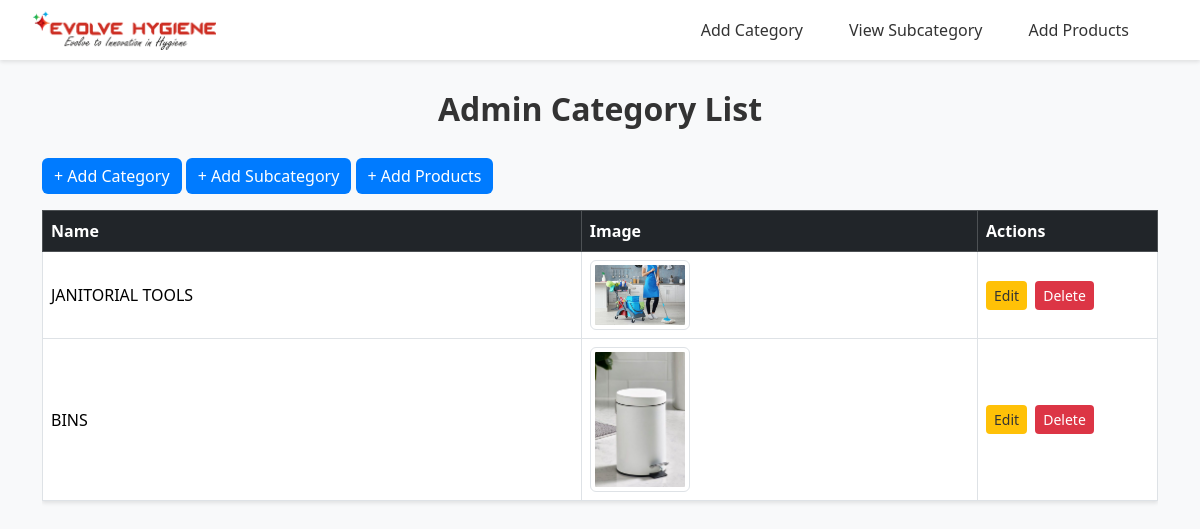
Page /categories/ on the earlier database version.
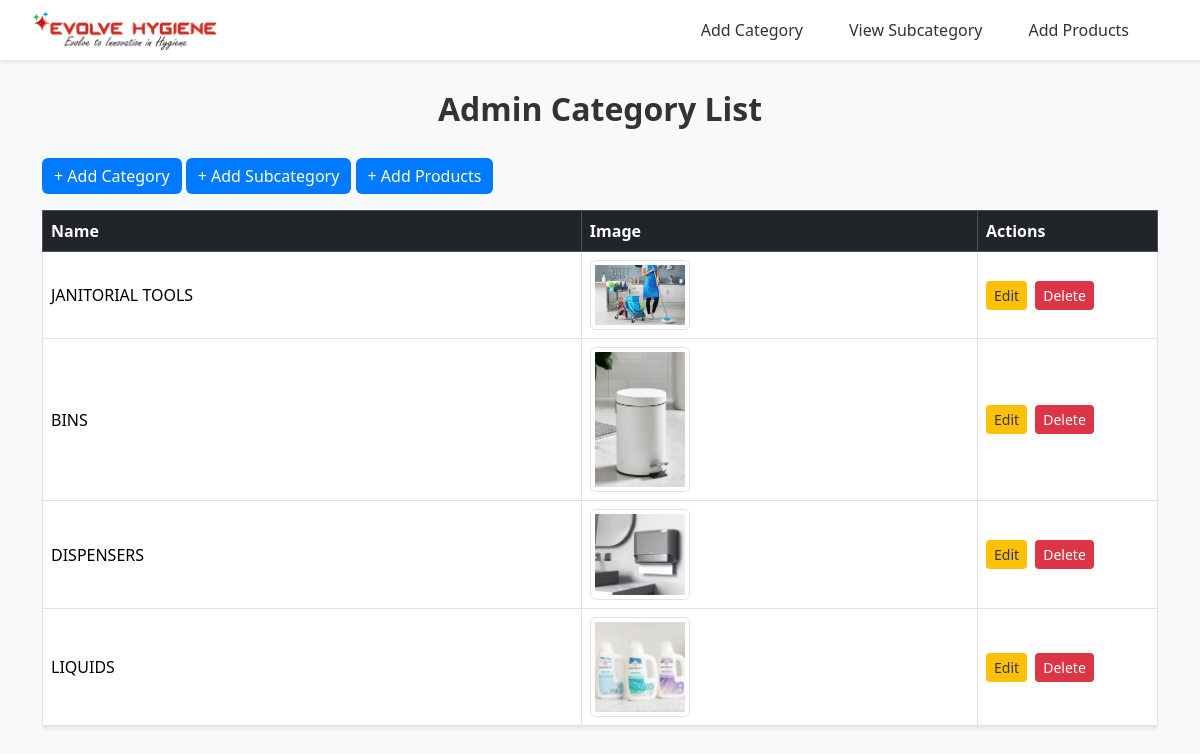
Same page on the later database version.
### evolve/models.py (models this page shows, shortened)
class Category(models.Model):
    name = models.CharField(max_length=100)
    image = models.ImageField(upload_to='category_images/', blank=True, null=True)

### evolve/views.py (the view)
# urls.py: path('categories/', views.category_list, name='category_list'),
def category_list(request):
    categories = Category.objects.all()
    return render(request, 'admin/category_list.html', {'categories': categories})

### evolve/context_processors.py (called while the page is built)
def cart_count(request):
    cart = request.session.get('cart', {})
    cart_count = sum(cart.values())  # Sum of quantities
    return {'cart_count': cart_count}

### templates/admin/category_list.html (shortened to what this page needs)
{% load static %}
<!DOCTYPE html>
<html lang="en">
<head>
    <link href="https://cdn.jsdelivr.net/npm/bootstrap@5.3.3/dist/css/bootstrap.min.css" rel="stylesheet">
    <link rel="stylesheet" href="{% static 'css/admin/category_list.css' %}">
</head>
<body>
    <nav class="navbar navbar-expand-lg navbar-custom">
        <div class="container-fluid align-items-center justify-content-between d-flex">
            <div class="d-flex align-items-center">
                <a href="{% url 'admin-home' %}">
                    <img src="{% static 'image/evolve-logo.png' %}" alt="Evolve Hygiene" style="height: 40px; margin-right: 10px;" />
                </a>
            </div>
            <div class="d-none d-lg-flex navbar-nav mx-3">
                <a class="nav-link" href="{% url 'category_list' %}">Add Category</a>
                <a class="nav-link" href="{% url 'subcategory_list' %}">View Subcategory</a>
                <a class="nav-link" href="{% url 'product_list' %}">Add Products</a>
            </div>
        </div>
    </nav>
    <div class="container">
        <h1 class="page-title">Admin Category List</h1>
        <div class="mb-3">
            <a href="{% url 'add_category' %}" class="btn btn-primary">+ Add Category</a>
            <a href="{% url 'add_subcategory' %}" class="btn btn-primary">+ Add Subcategory</a>
            <a href="{% url 'product_list' %}" class="btn btn-primary">+ Add Products</a>
        </div>
        <div class="table-responsive">
            <table class="table table-bordered table-hover align-middle">
                <thead class="table-dark">
                    <tr>
                        <th>Name</th>
                        <th>Image</th>
                        <th style="width: 180px;">Actions</th>
                    </tr>
                </thead>
                <tbody>
                    {% for category in categories %}
                    <tr>
                        <td>{{ category.name }}</td>
                        <td>
                            {% if category.image %}
                            <img src="{{ category.image.url }}" width="100" class="img-thumbnail">
                            {% endif %}
                        </td>
                        <td>
                            <a href="{% url 'edit_category' category.id %}" class="btn btn-sm btn-warning me-1">Edit</a>
                            <a href="{% url 'delete_category' category.id %}"
                               class="btn btn-sm btn-danger"
                               onclick="return confirm('Are you sure you want to delete {{ category.name }}?')">
                               Delete
                            </a>
                        </td>
                    </tr>
                    {% empty %}
                    <tr>
                        <td colspan="3" class="text-center text-muted">No categories found</td>
                    </tr>
                    {% endfor %}
                </tbody>
            </table>
        </div>
    </div>
</body>
</html>

Differences in the rows shown:
added Category: name "DISPENSERS", image (picture)
added Category: name "LIQUIDS", image (picture)
